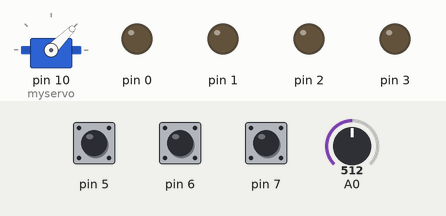
Simulated run of this sketch. Board: Arduino Uno, built with avr-gcc and run on an emulated ATmega328P. On the bench: servo, output pins drawn as LEDs (lit = HIGH). The test bench sets the inputs (shaded band); at power-on: pin 5 HIGH, A0 = 512, pin 6 HIGH, pin 7 HIGH.

Above: at 3.9 s.
4.0 s: pin 5 pulled LOW for 0.15 s
At 6.9 s:
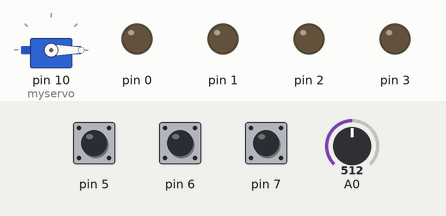
7.1 s: A0 set to 716
9.7 s: pin 6 pulled LOW for 0.15 s
At 10.8 s:
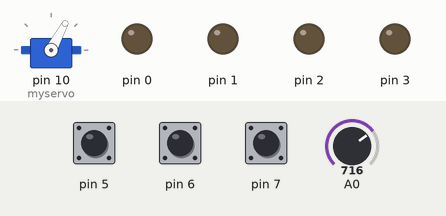
11.3 s: pin 7 pulled LOW for 0.15 s
At 11.37 s:
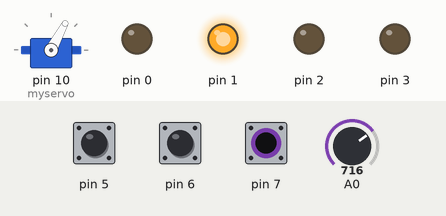
12.9 s: A0 set to 1023
At 13.9 s:
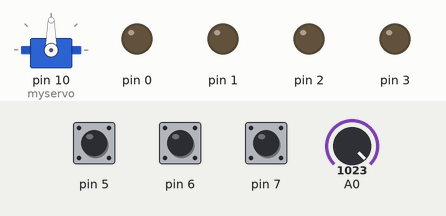
14.4 s: pin 6 pulled LOW for 1 s
At 15.2 s:
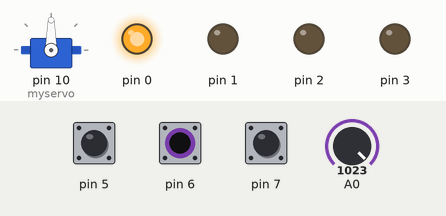
Timing chart, 0 to 17.4 s (numbered marks = the images above; inputs shaded):
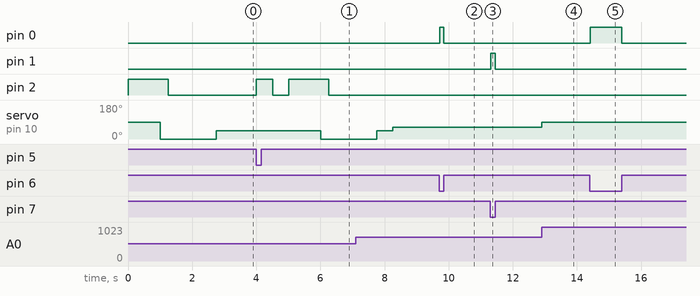

The sketch:

beerpong.ino
```cpp
#include <Servo.h>

Servo myservo;  // create servo object to control a servo

int servoVal = 0;
int knobVal = 0;

void arming()    //Arming Sequence
{
  //Unlock Solenoid
  digitalWrite(2, HIGH);
  digitalWrite(3, LOW);
  delay(1000);
  //Lower Arm
  myservo.write(0);
  delay(250);
  //Lock Solenoid
  digitalWrite(2, LOW);
  digitalWrite(3, LOW);
  delay(1500);
  //Rise Arm
  //Charge and ready to fire
  myservo.write(45);
}

void setup()
{
  //Setup Input Button for Firing
  pinMode(5, INPUT);
  digitalWrite(5, HIGH);

  //Setup Motor input button
  pinMode(6, INPUT);
  pinMode(7, INPUT);
  digitalWrite(6, HIGH);
  digitalWrite(7, HIGH);
  //Setup motor output
  pinMode(0, OUTPUT);
  pinMode(1, OUTPUT);
  digitalWrite(0, LOW);
  digitalWrite(1, LOW);

  //Setup Solenoid
  pinMode(2, OUTPUT);
  pinMode(3, OUTPUT);

  //Arming
  myservo.attach(10);  // attaches the servo on pin 9 to the servo object
  arming();
}

void loop()
{
  //Update Tower Rotation
  while(digitalRead(7) == LOW)
  {
    digitalWrite(1, HIGH);
    digitalWrite(0, LOW);
  }
  while(digitalRead(6) == LOW)
  {
    digitalWrite(1, LOW);
    digitalWrite(0, HIGH);
  }
  digitalWrite(1, LOW);
  digitalWrite(0, LOW);

  //Check if Fire
  if(digitalRead(5) == LOW)
  {
    digitalWrite(2, HIGH);
    digitalWrite(3, LOW);
    delay(500);
    digitalWrite(2, LOW);
    digitalWrite(3, LOW);
    delay(500);
    arming();
    delay(500);
  }

  //Update Servo Position
  knobVal = analogRead(0);
  servoVal = map(knobVal, 0, 1023, 0, 90);     // scale it to use it with the servo (value between 0 and 180)
  myservo.write(servoVal);

  delay(50);                           // waits for the servo to get there
}
```

Measured:
- after the input at 4.0 s, pin 2: LOW → HIGH at once, → LOW 0.50 s later, → HIGH 0.50 s later, → LOW 1.3 s later; servo on pin 10 (myservo): 45° → 0° after 2.0 s
- after the input at 9.7 s, pin 0: LOW → HIGH at once, → LOW 0.14 s later
- after the input at 11.3 s, pin 1: LOW → HIGH at once, → LOW 0.14 s later
- after the input at 12.9 s, servo on pin 10 (myservo): 62° → 90° at once
- after the input at 14.4 s, pin 0: LOW → HIGH at once, → LOW 0.98 s later
